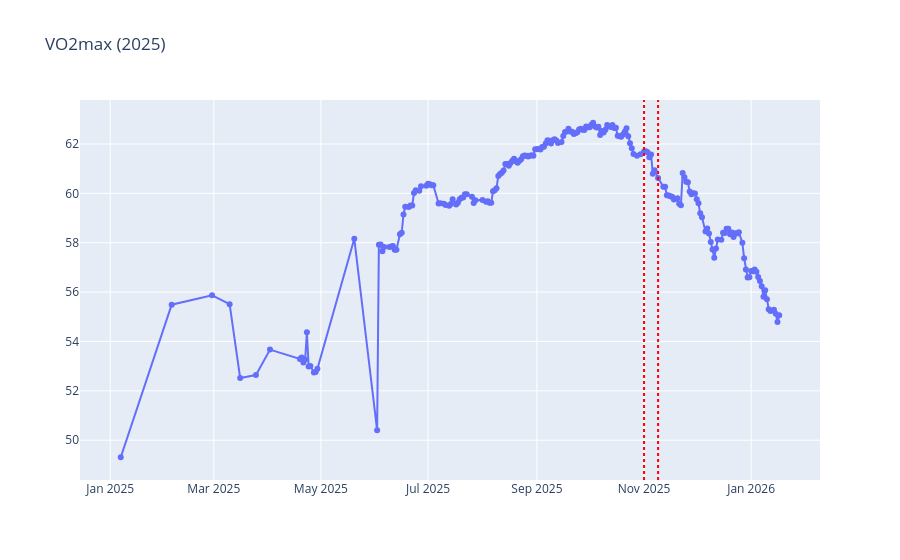

The code cell stored with this chart in its notebook:
### Code cell
vo2 = pd.read_sql("""
  SELECT date(start_date, '-5 hours') as day, quantity as value
  FROM health_samples 
  WHERE type = 'HKQuantityTypeIdentifierVO2Max'
    AND start_date >= '2025-01-01'
  ORDER BY start_date
""", conn)

daily_vo2 = vo2.groupby('day')['value'].first().reset_index()

races = ['2025-11-01', '2025-11-09']

fig = go.Figure()
fig.add_trace(go.Scatter(x=daily_vo2['day'], y=daily_vo2['value'], mode='lines+markers', name='VO2max'))

for race in races:
    fig.add_vline(x=race, line_dash="dot", line_color="red")

fig.update_layout(title='VO2max (2025)')
fig.show()

### Figure 1 — Plotly figure (JSON) as saved in the notebook; plotly's stock layout.template omitted (floating-point values rounded to 4 significant figures; data arrays with more than 128 entries replaced by an {"elided": "..."} marker saying what was removed)
{"data": [{"mode": "lines+markers", "name": "VO2max", "type": "scatter", "x": {"elided": "219 str values"}, "y": {"elided": "219 float values"}}], "layout": {"shapes": [{"line": {"color": "red", "dash": "dot"}, "type": "line", "x0": "2025-11-01", "x1": "2025-11-01", "xref": "x", "y0": 0, "y1": 1, "yref": "y domain"}, {"line": {"color": "red", "dash": "dot"}, "type": "line", "x0": "2025-11-09", "x1": "2025-11-09", "xref": "x", "y0": 0, "y1": 1, "yref": "y domain"}], "title": {"text": "VO2max (2025)"}}}
